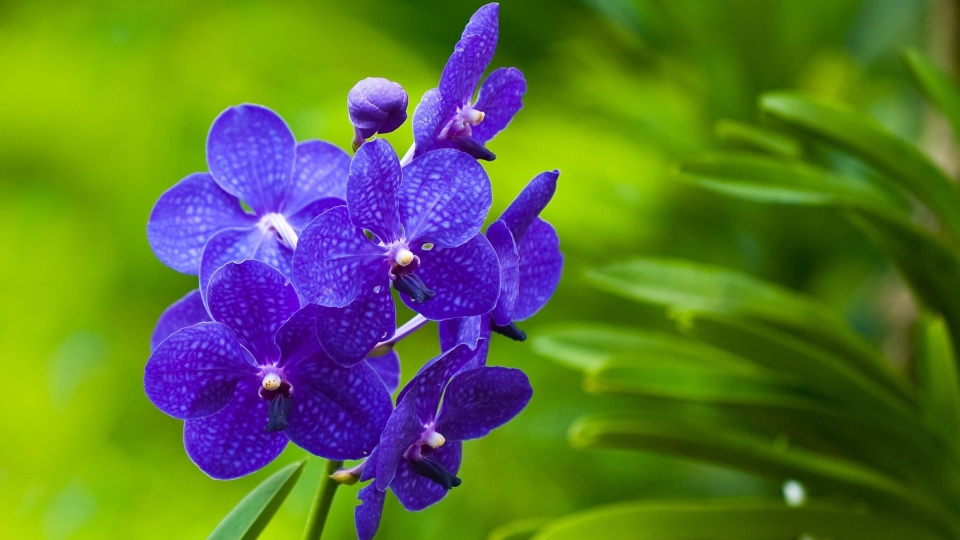
%> input picture ueb6/images/pflanze_original.bmp, 960 x 540 px
$ octave A2.m   (GNU Octave 9; MATLAB toolbox functions it lacks are replaced by stand-ins)
%> lines starting %> are read from the running program, lines starting %| are printed output that depends on the picture; in (x1, y1, x2, y2) boxes, pixels count from 0 and x2, y2 are one past the last pixel; in counts of white or black regions, pixels touching at a corner belong together; the program's own positions count from 1
clc
clear workspace
close all

pathPflanze = 'images\pflanze_original.bmp';
pathWand = 'images\wand_original.bmp';
imagePflanze = imread(pathPflanze);
%> imagePflanze is the input picture: size 540x960x3 uint8; mean R, G, B 92.1, 114.8, 53.4
imageWand = imread(pathWand);
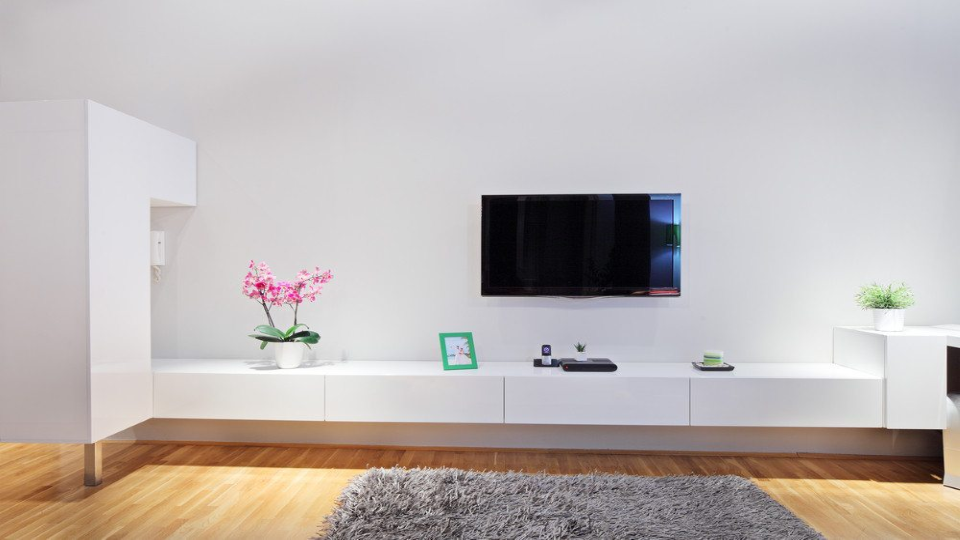
%> input picture ueb6/images/wand_original.bmp, 960 x 540 px
%> imageWand is the input picture: size 540x960x3 uint8; mean R, G, B 189.9, 182.6, 180.2

pPf_gray = rgb2gray(imagePflanze);
pWand_gray = rgb2gray(imageWand);

H = [0 -2 0; -2 12 -2; 0 -2 0];

Y1 = filter2(H,pPf_gray/255,'full');
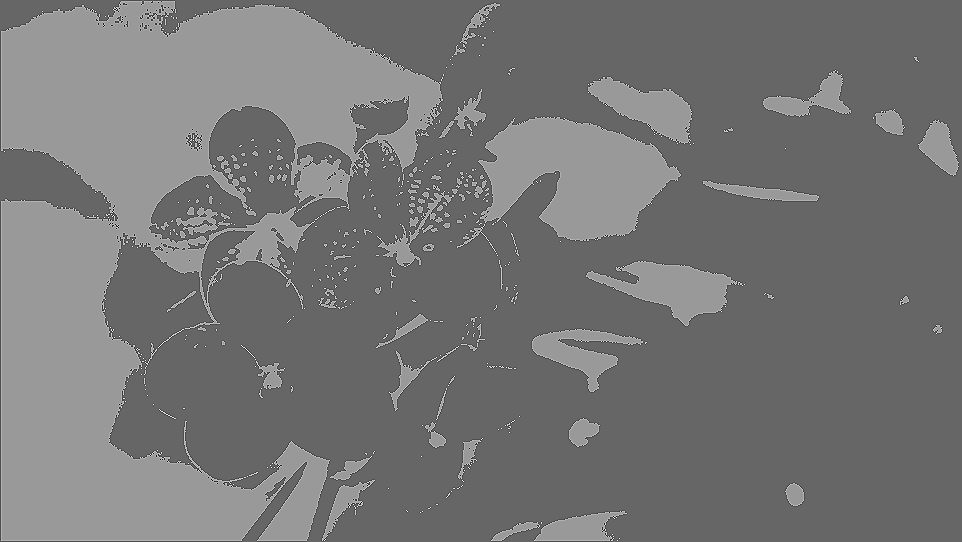
%> Y1: size 542x962 double; min -8, max 12, mean 1.22; drawn with min black and max white
Y2 = filter2(H,pWand_gray/255,'full');
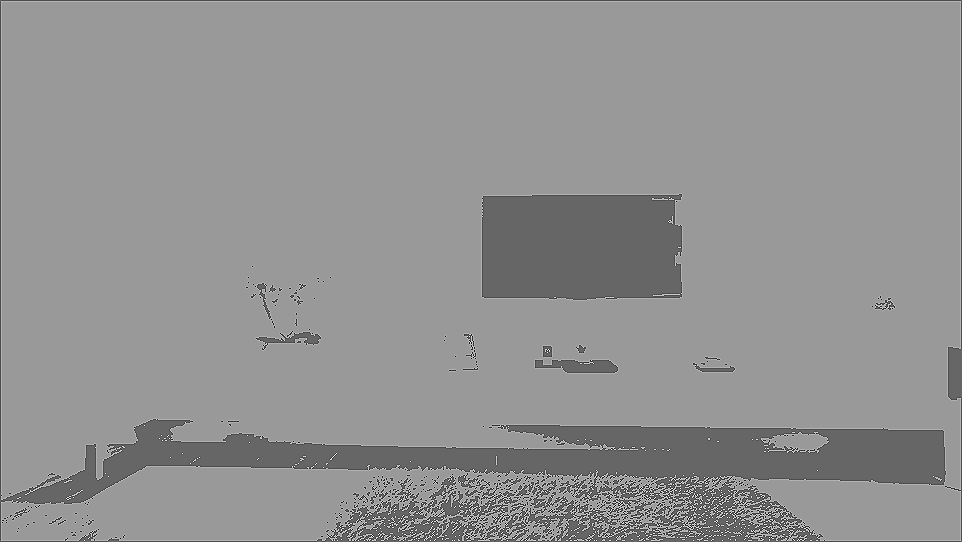
%> Y2: size 542x962 double; min -8, max 12, mean 3.43; drawn with min black and max white

imwrite(Y1 /4, 'result\gradientenfilter_pflanze.bmp');
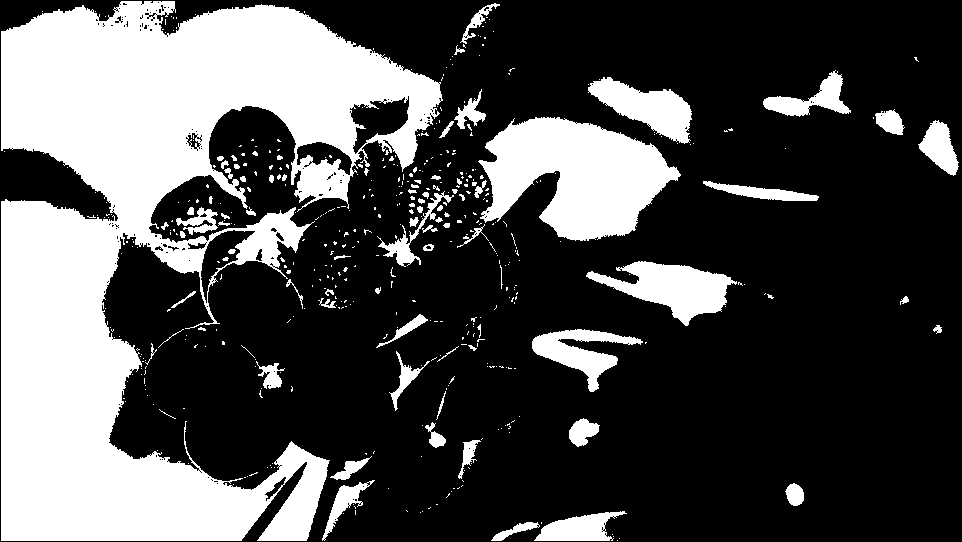
%> saved as gradientenfilter_pflanze.bmp: size 542x962 uint8; 30.4% white; 478 white regions (397 under 20 px), largest, box (x1, y1, x2, y2) and area: (1, 1, 443, 541) 116423, (478, 117, 681, 241) 15645, (586, 261, 737, 326) 4555
imwrite(Y2 /4, 'result\gradientenfilter_wand.bmp');
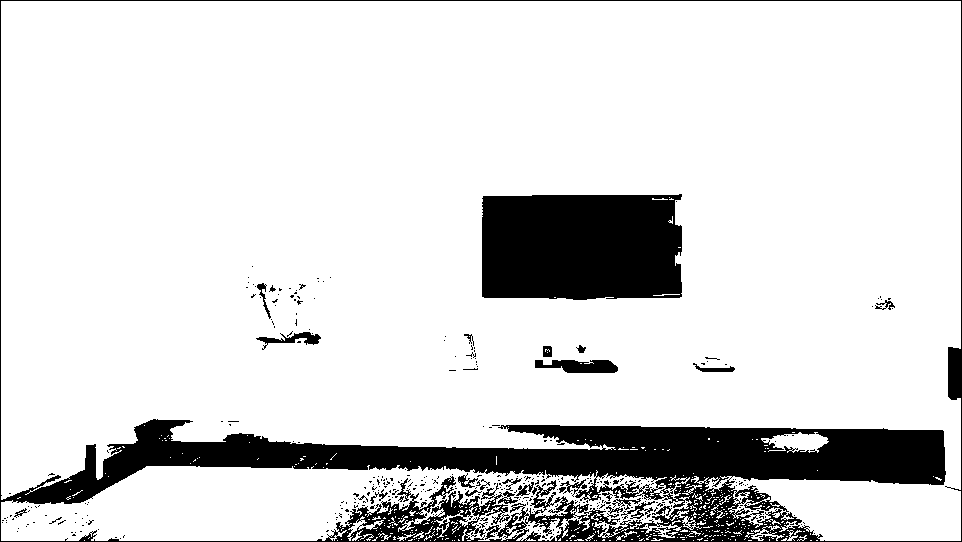
%> saved as gradientenfilter_wand.bmp: size 542x962 uint8; 85.6% white; 370 black regions (343 under 20 px), largest, box (x1, y1, x2, y2) and area: (0, 0, 962, 542) 50574, (482, 194, 682, 300) 20242, (535, 360, 618, 373) 803

Y1 = Y1(1:540,1:960) *40;
Y2 = Y2(1:540,1:960) *40;
% Muss angepasst werden

double_pf = im2double(pPf_gray);
double_wand = im2double(pWand_gray);

im1 = double_pf - Y1;
im2 = double_wand - Y2;
imwrite(im1, 'result\gradientenfilter_kontrast_pflanze.bmp');
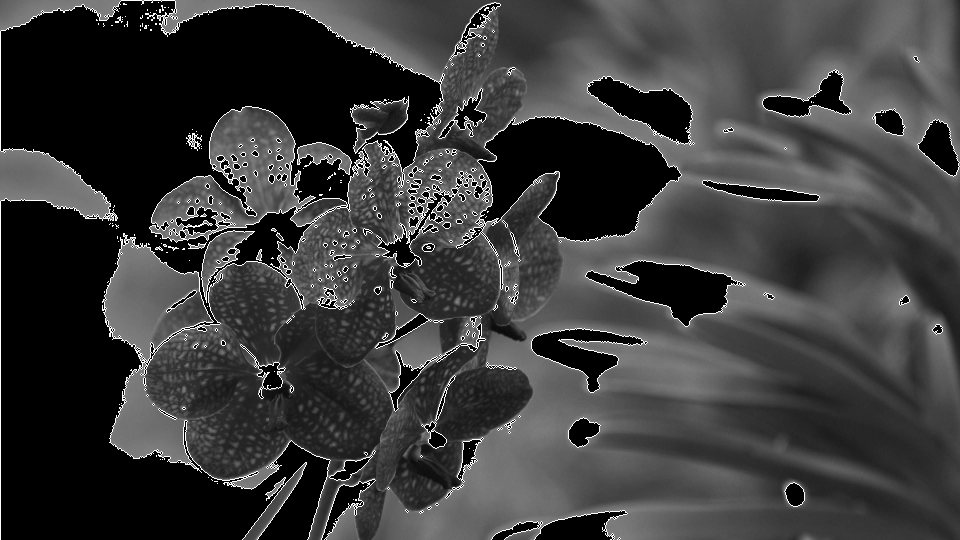
%> saved as gradientenfilter_kontrast_pflanze.bmp: size 540x960 uint8; min 0, max 255, mean 59.2
imwrite(im2, 'result\gradientenfilter_kontrast_wand.bmp');
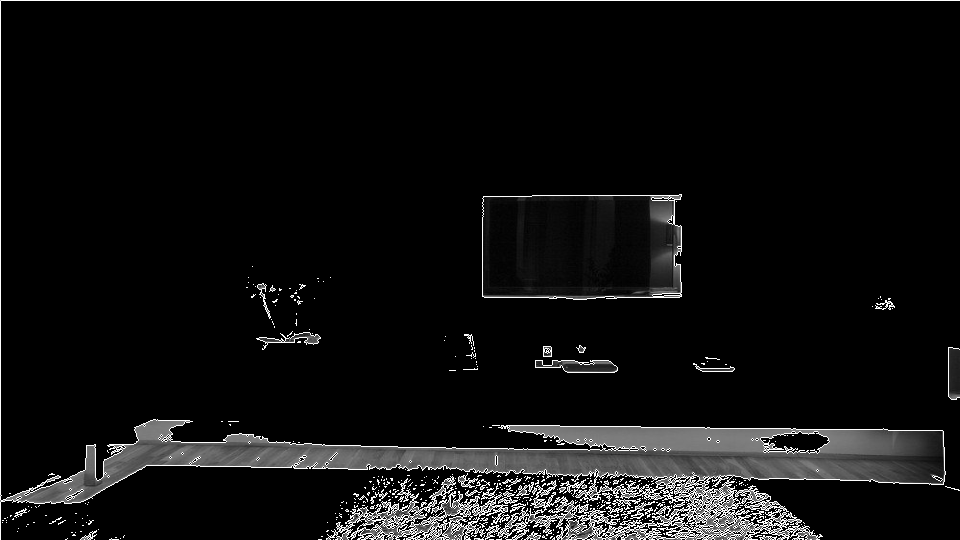
%> saved as gradientenfilter_kontrast_wand.bmp: size 540x960 uint8; min 0, max 255, mean 15.8

figure
imshow(im1);
figure
imshow(im2);
